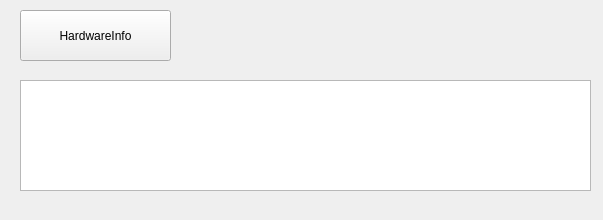
<?xml version="1.0" encoding="UTF-8"?>
<ui version="4.0">
 <class>Form</class>
 <widget class="QWidget" name="Form">
  <property name="geometry">
   <rect>
    <x>0</x>
    <y>0</y>
    <width>603</width>
    <height>220</height>
   </rect>
  </property>
  <property name="windowTitle">
   <string>Form</string>
  </property>
  <widget class="QPushButton" name="pushButton_HardwareInfo">
   <property name="geometry">
    <rect>
     <x>20</x>
     <y>10</y>
     <width>151</width>
     <height>51</height>
    </rect>
   </property>
   <property name="text">
    <string>HardwareInfo</string>
   </property>
  </widget>
  <widget class="QPlainTextEdit" name="plainTextEdit">
   <property name="geometry">
    <rect>
     <x>20</x>
     <y>80</y>
     <width>571</width>
     <height>111</height>
    </rect>
   </property>
  </widget>
 </widget>
 <resources/>
 <connections/>
</ui>
